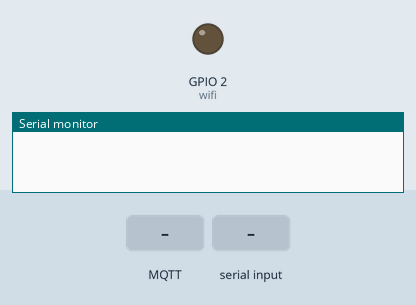
A sketch run on a simulated ESP32. Shown: output pins drawn as LEDs (lit = HIGH), the last lines printed to the serial monitor. The test bench sets the inputs (shaded band). WiFi joins after 1.5 s; servers stay silent unless stated; no MQTT or app messages arrive unless stated.

Above: at 0.0 s.
At 5.7 s:
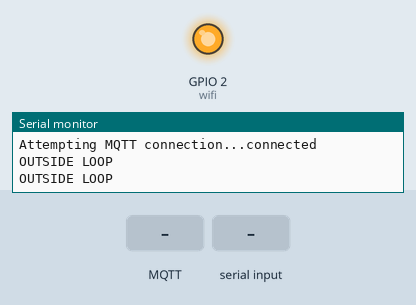
5.8 s: MQTT message "OK" arrives on the first subscribed topic
8.0 s: "OK,1\n" received over the second serial link
11.0 s: MQTT message "1" arrives on the first subscribed topic
Timing chart, 0 to 14.0 s (numbered marks = the images above; inputs shaded):
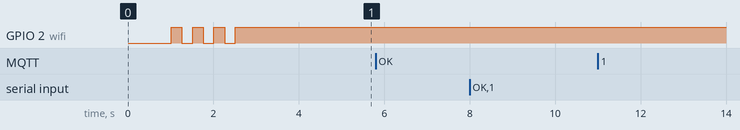

The sketch:

TAG_ANCHOR_TEST.ino
```cpp
#include <PubSubClient.h>
#include <WiFi.h>
#include <map>
#include <Arduino.h>
#include <vector>
#include <algorithm> // for std::sort
#include <ArduinoJson.h>


#include <HardwareSerial.h>


HardwareSerial MySerial(2);

//const char* ssid = "DESKTOP-Q111QC8 5213";
//const char* password = "t344T5$7";
// const int LED_PIN = 2;
//  const char* ssid = "BJIT_ADMIN";
//  const char* password = "Bjit#@dmin";

 const char* ssid = "SoftBank_AP";
 const char* password = "softbank@#2021";

//const char* mqtt_server = "0.tcp.in.ngrok.io";
const char* mqtt_server ="103.197.206.61";

// const char* mqtt_username = "mqtt_username";
// const char* mqtt_password = "mqtt_password";
const char* mqtt_clientid = "CLIENT1213";
int count  = 0;
int wifi = 2;
int lastTime = 0;
int lastTag2 = 0;
int lastTag3 = 0;
int lastTag4 = 0;
int wifiRestart = 0;

String macAddr = "";
std::vector<String> liveDevices;  // Declare a dynamic array (vector)


// Callback function when a message arrives
void callback(char* topic, byte* payload, unsigned int length) {
  Serial.print("Message arrived [");
  Serial.print(topic);
  Serial.print("] ");

  //if(topic == "topic/liveDevices"){

  // Copy the payload into a string for parsing
  String message = "";
  for (int i = 0; i < length; i++) {
    message += (char)payload[i];
  }

  // Deserialize the JSON message (assuming the array is sent as JSON)
  StaticJsonDocument<200> doc;
  DeserializationError error = deserializeJson(doc, message);

  if (error) {
    Serial.print("deserializeJson() failed: ");
    Serial.println(error.f_str());
    return;
  }

  // Assume the array is sent as: [1, 2, 3, 4, 5]
  JsonArray array = doc.as<JsonArray>();

  liveDevices.clear();
  // Parse the JSON array into the local array
  for (int i = 0; i < array.size(); i++) {
    liveDevices.push_back(array[i].as<String>());
  }
 // }
}

String extractData(String res);

WiFiClient espClient;
PubSubClient client(espClient);

void reconnect() {
    // Loop until we're reconnected
    while (!client.connected()) {
        Serial.print("Attempting MQTT connection...");

        while (WiFi.status() != WL_CONNECTED) {
          digitalWrite(wifi, HIGH);
          delay(250);
          Serial.print(".");
          digitalWrite(wifi, LOW);
          delay(250);
          wifiRestart+=1;
          if(wifiRestart>=30){
            wifiRestart = 0;
            break;
          }
        }

        // Attempt to connect
        if (client.connect(String(WiFi.macAddress()).c_str())) {
            Serial.println("connected");
            digitalWrite(wifi, HIGH);
            client.subscribe("topic/liveDevices", 1);  // Subscribe with QoS 1 (or 0)
            client.publish("topic/liveDeviceStatus", "ask");

        } else {
            Serial.print("failed, rc=");
            Serial.print(client.state());
            Serial.println(" try again in 5 seconds");
            // Wait 5 seconds before retrying
            digitalWrite(wifi, LOW);
            delay(2500);
            setup_wifi();
        }
    }
}

void setup_wifi() {
    delay(10);
    Serial.println();
    Serial.print("Connecting to ");
    Serial.println(ssid);

    WiFi.begin(ssid, password);


    while (WiFi.status() != WL_CONNECTED) {
        digitalWrite(wifi, HIGH);
        delay(250);
        Serial.print(".");
        digitalWrite(wifi, LOW);
        delay(250);
        wifiRestart+=1;
        if(wifiRestart>=40){
          ESP.restart();
        }
    }

    Serial.println("");
    Serial.println("WiFi connected");
    Serial.println("IP address: ");
    Serial.println(WiFi.localIP());
    macAddr = WiFi.macAddress();
    Serial.print("MAC address: ");
    Serial.println(macAddr);
    // Light up the LED on pin 2 when connected
    digitalWrite(wifi, HIGH);
}


void setup() {
  Serial.begin(115200);

  MySerial.begin(115200, SERIAL_8N1, 16, 17);

  delay(1000);
  pinMode(wifi, OUTPUT);
  // pinMode(LED_PIN, OUTPUT); // Set pin 2 as output
  //digitalWrite(wifi, LOW);

  Serial.println("Sending AT command to IPS module...");
  Serial.println("setup done");

  Serial.begin(115200);
  setup_wifi();
  client.setServer(mqtt_server, 1884 );
  client.setCallback(callback);

  reconnect();
  // Subscribe to a topic
  //client.subscribe("topic/test");
  delay(2000);

}

void loop() {
   if (!client.connected()) {
        reconnect();
    }
    client.loop();
    String data = "";

    // Iterate through live devices, even if there's only one
    for (int i = 0; i < liveDevices.size(); i++) {
        // Send the AT command to each device
        Serial.println("AT+ANCHOR_SEND=" + liveDevices[i] + ",4,Test");
        MySerial.println("AT+ANCHOR_SEND=" + liveDevices[i] + ",4,Test");
        delay(100);
    }

    // Check the serial input from MySerial
    Serial.println("OUTSIDE LOOP");
    while (MySerial.available()) {
        String response = MySerial.readString();

        // Extract data from the response
        data.concat(extractData(response));

        // Check for a successful response
        if (response.indexOf("OK") != -1) {
            Serial.println("Communication with IPS Module Successful");
        }

        // If valid data is received, publish it
        if (data != "" && !data.endsWith("#")) {
            Serial.println("Publishing data to MQTT...");
            client.publish("topic/test", data.c_str());
            count = 0;
            unsigned long currentTime = millis();  // Get current time in milliseconds
            unsigned long diff = currentTime - lastTime;
            Serial.print("Time since last publish: ");
            Serial.println(diff);
            lastTime = currentTime;
        }

        break;  // Exit the loop after processing the response
    }

    delay(1000);  // Delay before next iteration
}

String extractData(String input) {
    String myRes = "";
    const int maxValues = 10; // Maximum number of values to store
    int values[maxValues];
    String tags[maxValues];
    int valuesCount = 0;

    String delimiter = "cm";
    int startIndex = 0;
    int endIndex = 0;

    // Extract data based on the 'cm' delimiter
    while ((endIndex = input.indexOf(delimiter, startIndex)) != -1) {
        String part = input.substring(startIndex, endIndex);

        // Extract the tag
        int tagStartIndex = part.indexOf("Tag");
        int tagEndIndex = part.indexOf(',', tagStartIndex);
        String tag = part.substring(tagStartIndex, tagEndIndex);

        // Extract the number (distance)
        int numberStartIndex = part.lastIndexOf(',') + 1;
        String number = part.substring(numberStartIndex);

        // Store the tag and distance
        if (valuesCount < maxValues) {
            tags[valuesCount] = tag;
            values[valuesCount] = number.toInt();
            valuesCount++;
        }

        startIndex = endIndex + delimiter.length();
    }

    // Store tags and distances in a map for sorting
    std::map<String, int> myMap;
    for (int i = 0; i < valuesCount; i++) {
        myMap[tags[i]] = values[i];
    }

    // Sort the map by distance
    std::vector<std::pair<String, int>> vec;
    for (const auto& pair : myMap) {
        vec.push_back(pair);
    }

    std::sort(vec.begin(), vec.end(), [](const std::pair<String, int>& a, const std::pair<String, int>& b) {
        return a.second < b.second;
    });

    // Prepare the result string
    //myRes.concat(macAddr);

    if(macAddr == "D4:8A:FC:A4:E7:2C"){
      myRes.concat("Anchor1");
    }else if(macAddr == "D4:8A:FC:A5:01:E4"){
      myRes.concat("Anchor2");
    }else if(macAddr == "D4:8A:FC:A7:77:3C"){
      myRes.concat("Anchor3");
    }else if(macAddr == "D4:8A:FC:A8:9C:3C"){
      myRes.concat("Anchor4");
    }
    else if(macAddr == "EC:64:C9:85:8B:90"){
      myRes.concat("Anchor5");
    }


    myRes.concat("#");

    for (const auto& pair : vec) {
        Serial.print(pair.first);
        Serial.print(": ");
        Serial.println(pair.second);
        myRes.concat(pair.first);
        myRes.concat(":");
        myRes.concat(pair.second);
        myRes.concat("\n");
    }

    return myRes;
}
```
